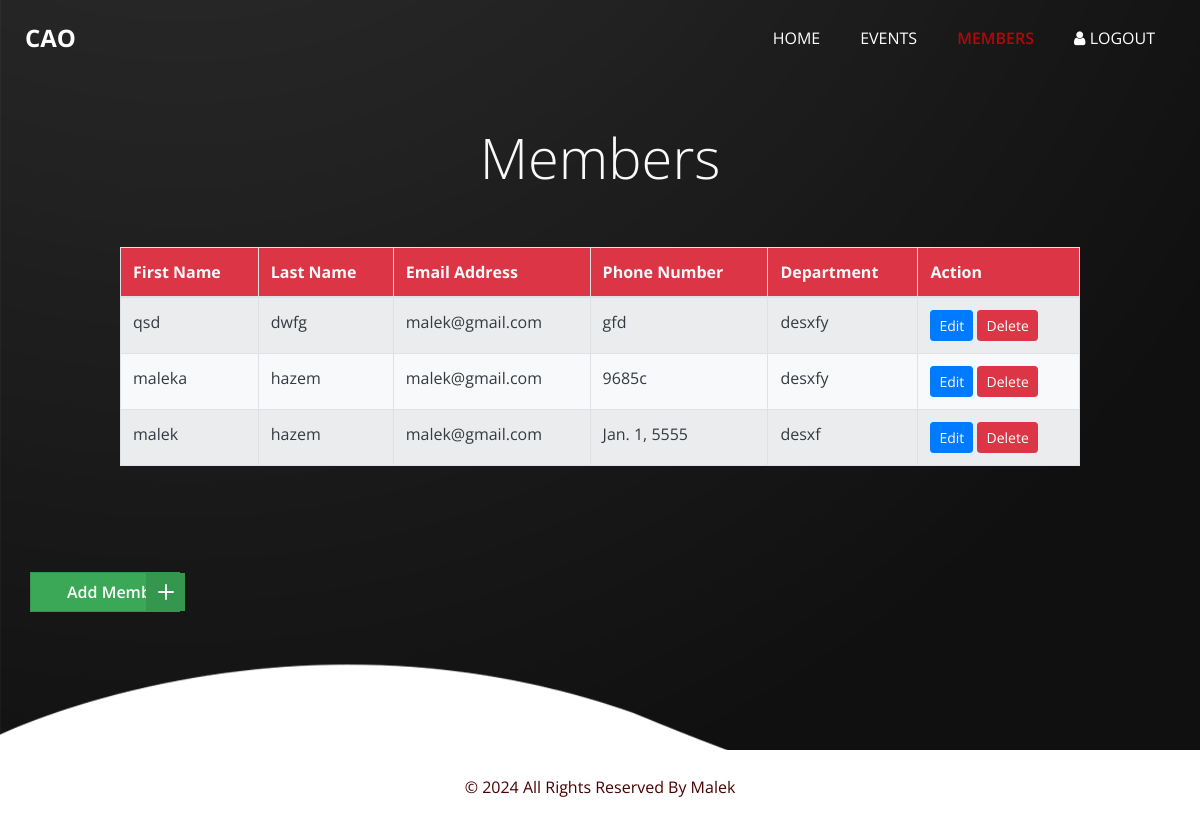
The page /members/ on the database its author committed.
### manage_club/models.py (models this page shows, shortened)
class Member(models.Model):
    mFname = models.CharField(max_length=200)
    mLname = models.CharField(max_length=200)
    memail = models.EmailField(max_length=200)
    mphone = models.CharField(max_length=200)
    mdep = models.CharField(max_length=200)
    class Meta:
        db_table = "member"

### manage_club/views.py (the view)
# urls.py: path('members/', views.members),
def members(request):
    members = Member.objects.all()
    return render(request, "members.html", {'members':members})

### manage_club/templates/members.html (shortened to what this page needs)
{% extends 'layout.html' %}
{% block body %}
{% load static %}
<div class="hero_area">
  <div class="hero_bg_box">
    <div class="bg_img_box">
      <img src="{% static 'images/hero-bgl.png' %}" alt="">
    </div>
  </div>
  <header class="header_section">
    <div class="container-fluid">
      <nav class="navbar navbar-expand-lg custom_nav-container ">
        <a class="navbar-brand" href="index.html">
          <span>
            CAO
          </span>
        </a>
        <div class="collapse navbar-collapse" id="navbarSupportedContent">
          <ul class="navbar-nav  ">
              <li class="nav-item">
                <a class="nav-link" href="/loginaction/">Home <span class="sr-only">(current)</span></a>
              </li>
              <li class="nav-item">
                <a class="nav-link" href="/events/"> Events</a>
              </li>
              <li class="nav-item active">
                <a class="nav-link" href="/members/">Members</a>
              </li>
            <li class="nav-item">
              <a class="nav-link" href="/"> <i class="fa fa-user" aria-hidden="true"></i> Logout</a>
            </li>
          </ul>
        </div>
      </nav>
    </div>
  </header>
  <div class="container text-center mt-5">
    <h1 class="display-4 text-light">Members</h1>
</div>
  <div class="table-responsive mt-5">
  <table class="table table-striped table-bordered table-hover mx-auto" style="width: 80%;">
    <thead class="bg-danger text-light">
        <tr>
            <th>First Name</th>
            <th>Last Name</th>
            <th>Email Address</th>
            <th>Phone Number</th>
            <th>Department</th>
            <th>Action</th>
        </tr>
    </thead>
    <tbody class="thead-light bg-light">
        {% for member in members %}
        <tr class="text-dark thead-light">
            <td>{{ member.mFname }}</td>
            <td>{{ member.mLname }}</td>
            <td>{{ member.memail }}</td>
            <td>{{ member.mphone }}</td>
            <td>{{ member.mdep }}</td>
            <td>
                <a href="/edit/{{ member.id }}" class="btn btn-primary btn-sm">Edit</a>
                <a href="/delete/{{ member.id }}" class="btn btn-danger btn-sm">Delete</a>
            </td>
        </tr>
        {% endfor %}
    </tbody>
</table>
</div>
<section class="who_section layout_padding">
  <div class="container">
    <div class="row">
      <div class="col-md-7">
        <div class="detail-box">
          <div>
            <a href="/emp">
            <button type="button" class="button5">
              <span class="button__text">Add Member</span>
              <span class="button__icon"><svg xmlns="http://www.w3.org/2000/svg" width="24" viewBox="0 0 24 24" stroke-width="2" stroke-linejoin="round" stroke-linecap="round" stroke="currentColor" height="24" fill="none" class="svg"><line y2="19" y1="5" x2="12" x1="12"></line><line y2="12" y1="12" x2="19" x1="5"></line></svg></span>
            </button>
          </a>
          </div>
        </div>
      </div>
    </div>
  </div>
</section>
  <br>
  <br>
  {% endblock %}

### manage_club/templates/layout.html (shortened to what this page needs)
<!DOCTYPE html>
<html>
<head>
  {% load static %}
  <link rel="stylesheet" type="text/css" href="{% static 'css/bootstrap.css' %}" />
  <link rel="stylesheet" type="text/css" href="https://cdnjs.cloudflare.com/ajax/libs/OwlCarousel2/2.3.4/assets/owl.carousel.min.css" />
  <link href="{% static 'css/font-awesome.min.css' %}" rel="stylesheet" />
  <link href="{% static 'css/style.css' %}" rel="stylesheet" />
  <link href="{% static 'css/responsive.css' %}" rel="stylesheet" />
</head>
<body>
  {% block body %}
  {% endblock %}
  <section class="footer_section">
    <div class="container">
      <p>
        &copy; <span id="displayYear"></span> All Rights Reserved By
        <a href="https://html.design/">Malek</a>
      </p>
    </div>
  </section>
</body>
</html>

### manage_club/static/css/style.css (style rules this page uses)
body { font-family: "Open Sans", sans-serif; color: #0c0c0c; background-color: #ffffff; overflow-x: hidden; }
.layout_padding { padding: 90px 0; }
a, a:hover, a:focus { text-decoration: none; }
.btn, .btn:focus { outline: none !important; -webkit-box-shadow: none; box-shadow: none; }
.hero_area { position: relative; min-height: 100vh; display: -webkit-box; display: -ms-flexbox; display: flex; -webkit-box-orient: vertical; -webkit-box-direction: normal; -ms-flex-direction: column; flex-direction: column; }
.hero_area .hero_bg_box { position: absolute; top: 0; left: 0; width: 100%; height: 100%; display: -webkit-box; display: -ms-flexbox; display: flex; -webkit-box-pack: center; -ms-flex-pack: center; justify-content: center; -webkit-box-align: end; -ms-flex-align: end; align-items: flex-end; overflow: hidden; z-index: -1; }
.hero_area .hero_bg_box .bg_img_box { min-width: 100%; min-height: 100%; }
.hero_area .hero_bg_box img { min-width: 100%; min-height: 100%; }
.header_section { padding: 15px 0; }
.header_section .container-fluid { padding-right: 25px; padding-left: 25px; }
.navbar-brand span { font-weight: bold; font-size: 24px; color: #ffffff; }
.custom_nav-container { padding: 0; }
.custom_nav-container .navbar-nav { margin-left: auto; }
.custom_nav-container .navbar-nav .nav-item .nav-link { padding: 5px 20px; color: #ffffff; text-align: center; text-transform: uppercase; border-radius: 5px; -webkit-transition: all 0.3s; transition: all 0.3s; }
.custom_nav-container .navbar-nav .nav-item:hover .nav-link, .custom_nav-container .navbar-nav .nav-item.active .nav-link { color: #b30808; }
.custom_nav-container .navbar-nav .nav-item.active .nav-link { font-weight: 600; }
.footer_section { position: relative; background-color: #ffffff; text-align: center; }
.footer_section p { color: #4a0000; padding: 25px 0; margin: 0; }
.footer_section p a { color: inherit; }
.button5 { position: relative; width: 150px; height: 40px; cursor: pointer; display: flex; align-items: center; border: 1px solid #34974d; background-color: #3aa856; }
.button5, .button__icon, .button__text { transition: all 0.3s; }
.button5 .button__text { transform: translateX(30px); color: #fff; font-weight: 600; }
.button5 .button__icon { position: absolute; transform: translateX(109px); height: 100%; width: 39px; background-color: #34974d; display: flex; align-items: center; justify-content: center; }
.button5 .svg { width: 30px; stroke: #fff; }

### manage_club/static/css/responsive.css (style rules this page uses)
@media (min-width: 1200px) { .container { max-width: 1170px; } }

### rows shown on the page
Member: mFname "qsd", mLname "dwfg", memail "malek@gmail.com", mphone "gfd", mdep "desxfy"
Member: mFname "maleka", mLname "hazem", memail "malek@gmail.com", mphone "9685c", mdep "desxfy"
Member: mFname "malek", mLname "hazem", memail "malek@gmail.com", mphone "Jan. 1, 5555", mdep "desxf"
